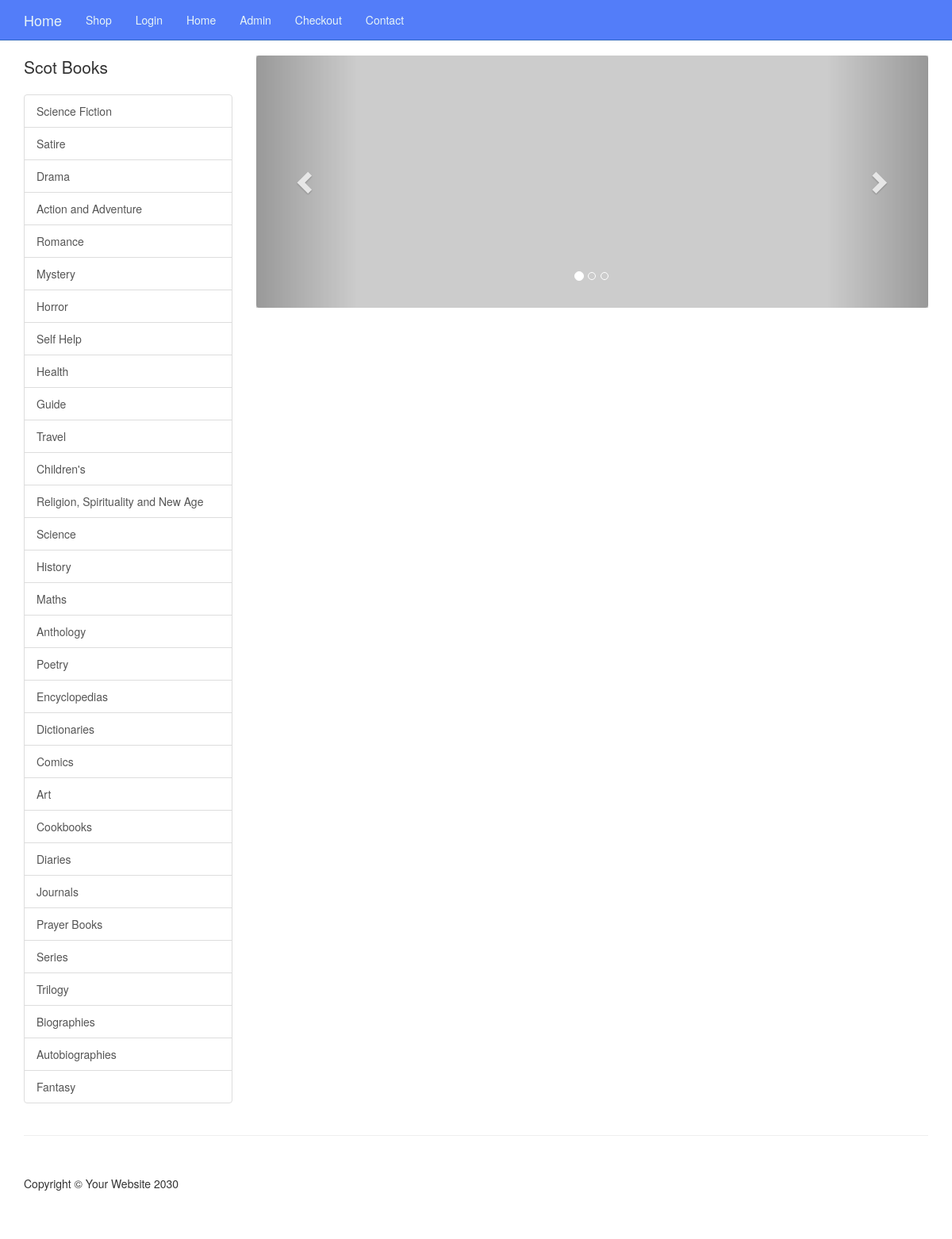
The page / on the database its author committed.
### tables this page shows
CREATE TABLE `genres` (
  `genre_id` int(11) NOT NULL,
  `genre_name` varchar(64) NOT NULL
);

### functions.php (the view, shortened to what this page needs)
<?php
function query($sql) {
	global $connection;
	return mysqli_query($connection, $sql);
}
function fetch_array($result) {
	return mysqli_fetch_array($result);
}
function get_genres() {
	$query = query("SELECT * FROM genres");
	while($row = fetch_array($query)) {
		$genres_links = <<<DELIMITER
		<a href="genre.php?id={$row['genre_id']}" class="list-group-item">{$row['genre_name']}</a>
DELIMITER;
		echo $genres_links;
	}
}
?>

### includes/header.php (shortened to what this page needs)
<!DOCTYPE html>
<html lang="en">
<head>
    <link href="css/bootstrap.min.css" rel="stylesheet">
    <link href="css/shop-homepage.css" rel="stylesheet">
    <link href="css/navbar.css" rel="stylesheet">
</head>
<body>
    <nav class="navbar navbar-default navbar-fixed-top" role="navigation">
        <div class="container">
            <div class="navbar-header">
                <a class="navbar-brand" href="index.php">Home</a>
            </div>
            <?php
				include("top_nav.php");
			?>
        </div>
    </nav>

### includes/top_nav.php
<div class="collapse navbar-collapse" id="bs-example-navbar-collapse-1">
                <ul class="nav navbar-nav">
                    <li>
                        <a href="shop.php">Shop</a>
                    </li>
                    <li>
                        <a href="login.php">Login</a>
                    </li>
                    <li>
                        <a href="index.php">Home</a>
                    </li>
                    <li>
                        <a href="admin">Admin</a>
                    </li>
                     <li>
                        <a href="checkout.php">Checkout</a>
                    </li>
                    <li>
                        <a href="contact.php">Contact</a>
                    </li>
                </ul>
            </div>

### index.php (shortened to what this page needs)
<?php
	include("includes/header.php");
?>
    <div class="container">
        <div class="row">
			<?php
				include("includes/side_nav.php");
			?>
            <div class="col-md-9">
                <div class="row carousel-holder">
                    <div class="col-md-12">
                        <?php
						include('includes/slider.php');
						?>
                    </div>
                </div>
            </div>
        </div>
    </div>
 <?php
 include("includes/footer.php");
 ?>

### includes/side_nav.php
       <div class="col-md-3">
           <p class="lead">Scot Books</p>
           <div class="list-group">
<?php
	get_genres();
?>
           </div>
       </div>

### includes/slider.php (shortened to what this page needs)
<div id="carousel-example-generic" class="carousel slide" data-ride="carousel">
                            <ol class="carousel-indicators">
                                <li data-target="#carousel-example-generic" data-slide-to="0" class="active"></li>
                                <li data-target="#carousel-example-generic" data-slide-to="1"></li>
                                <li data-target="#carousel-example-generic" data-slide-to="2"></li>
                            </ol>
                            <div class="carousel-inner">
                                <div class="item active">
                                    <img class="slide-image" src="http://placehold.it/800x300" alt="">
                                </div>
                            </div>
                            <a class="left carousel-control" href="#carousel-example-generic" data-slide="prev">
                                <span class="glyphicon glyphicon-chevron-left"></span>
                            </a>
                            <a class="right carousel-control" href="#carousel-example-generic" data-slide="next">
                                <span class="glyphicon glyphicon-chevron-right"></span>
                            </a>
                        </div>

### includes/footer.php (shortened to what this page needs)
    <div class="container">
        <hr>
        <footer>
            <div class="row">
                <div class="col-lg-12">
                    <p>Copyright &copy; Your Website 2030</p>
                </div>
            </div>
        </footer>
    </div>
</body>
</html>

### css/shop-homepage.css (style rules this page uses)
body { padding-top: 70px; }
.slide-image { width: 100%; }
.carousel-holder { margin-bottom: 30px; }
.carousel-control, .item { border-radius: 4px; }
footer { margin: 50px 0; }

### css/navbar.css (style rules this page uses)
.navbar-default { background-color: #537df9; border-color: #3369bf; }
.navbar-default .navbar-brand { color: #e7f4f7; }
.navbar-default .navbar-nav > li > a { color: #e7f4f7; }
.navbar-default .navbar-collapse, .navbar-default .navbar-form { border-color: #e7f4f7; }

### rows shown on the page
genres: genre_name "Science Fiction"
genres: genre_name "Satire"
genres: genre_name "Drama"
genres: genre_name "Action and Adventure"
genres: genre_name "Romance"
genres: genre_name "Mystery"
genres: genre_name "Horror"
genres: genre_name "Self Help"
genres: genre_name "Health"
genres: genre_name "Guide"
genres: genre_name "Travel"
genres: genre_name "Children's"
genres: genre_name "Religion, Spirituality and New Age"
genres: genre_name "Science"
genres: genre_name "History"
genres: genre_name "Maths"
genres: genre_name "Anthology"
genres: genre_name "Poetry"
genres: genre_name "Encyclopedias"
genres: genre_name "Dictionaries"
genres: genre_name "Comics"
genres: genre_name "Art"
genres: genre_name "Cookbooks"
genres: genre_name "Diaries"
genres: genre_name "Journals"
genres: genre_name "Prayer Books"
genres: genre_name "Series"
genres: genre_name "Trilogy"
genres: genre_name "Biographies"
genres: genre_name "Autobiographies"
genres: genre_name "Fantasy"
